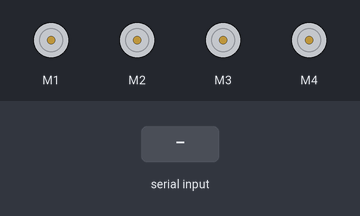
This sketch was run on a simulated Arduino Uno, built with avr-gcc and run on an emulated ATmega328P. Parts: 4 × DC motor (green arrow = forward, orange = backward, longer = faster). The test bench sets the inputs (shaded band).

Above: at 1.2 s.
1.3 s: "U" received over Serial
At 2.1 s:
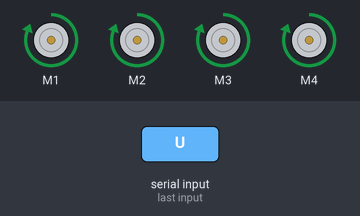
2.8 s: "D" received over Serial
At 3.2 s:
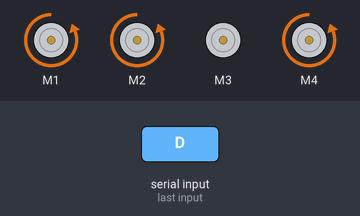
4.3 s: "L" received over Serial
At 5.5 s:
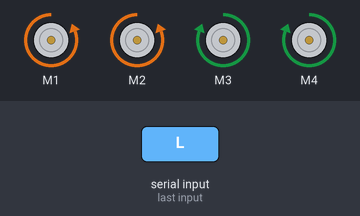
5.8 s: "R" received over Serial
At 6.7 s:
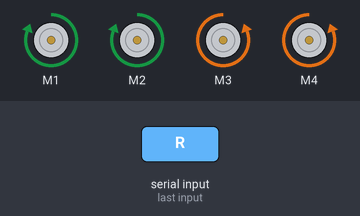
7.3 s: "1" received over Serial
At 7.9 s:
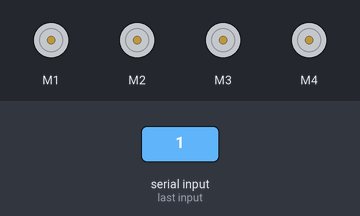
Timing chart, 0 to 9.8 s (numbered marks = the images above; inputs shaded):
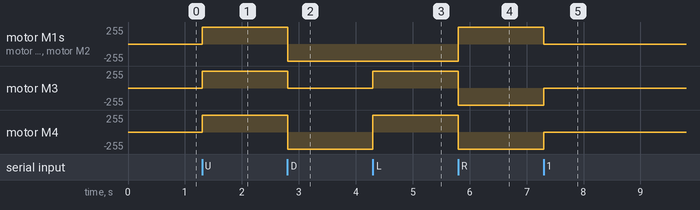

The sketch:

W45.ino
```cpp
#include <AFMotor.h>
#define sped 150

//initial motors pin
AF_DCMotor motor1(1);
AF_DCMotor motor2(2);
AF_DCMotor motor3(3);
AF_DCMotor motor4(4);

char command;

void setup()
{
  Serial.begin(9600);
}

void loop(){
  if(Serial.available() > 0){
    command = Serial.read();
    Stop();
    switch(command){
    case 'U':
      forward();
      break;
    case 'D':
       back();
      break;
    case 'L':
      left();
      break;
    case 'R':
      right();
      break;
    }
  }
}

void forward()
{
  motor1.setSpeed(255);
  motor1.run(FORWARD);
  motor2.setSpeed(255);
  motor2.run(FORWARD);
  motor3.setSpeed(255);
  motor3.run(FORWARD);
  motor4.setSpeed(255);
  motor4.run(FORWARD);
}

void back()
{
  motor1.setSpeed(255);
  motor1.run(BACKWARD);
  motor2.setSpeed(255);
  motor2.run(BACKWARD);
  motor3.run(BACKWARD);
  motor4.setSpeed(255);
  motor4.run(BACKWARD);
}

void left()
{
  motor1.setSpeed(255);
  motor1.run(BACKWARD);
  motor2.setSpeed(255);
  motor2.run(BACKWARD);
  motor3.setSpeed(255);
  motor3.run(FORWARD);
  motor4.setSpeed(255);
  motor4.run(FORWARD);
}

void right()
{
  motor1.setSpeed(255);
  motor1.run(FORWARD);
  motor2.setSpeed(255);
  motor2.run(FORWARD);
  motor3.setSpeed(255);
  motor3.run(BACKWARD);
  motor4.setSpeed(255);
  motor4.run(BACKWARD);
}

void Stop()
{
  motor1.setSpeed(0);
  motor1.run(RELEASE);
  motor2.setSpeed(0);
  motor2.run(RELEASE);
  motor3.setSpeed(0);
  motor3.run(RELEASE);
  motor4.setSpeed(0);
  motor4.run(RELEASE);
}
```

Measured:
- after the input at 1.3 s, motor M1–4: stopped → forward 255/255 at once
- after the input at 2.8 s, motor M1, motor M2, motor M4: forward 255/255 → backward 255/255 at once; motor M3: forward 255/255 → stopped at once
- after the input at 4.3 s, motor M3: stopped → forward 255/255 at once; motor M4: backward 255/255 → forward 255/255 at once
- after the input at 5.8 s, motor M1, motor M2: backward 255/255 → forward 255/255 at once; motor M3, motor M4: forward 255/255 → backward 255/255 at once
- after the input at 7.3 s, motor M1, motor M2: forward 255/255 → stopped at once; motor M3, motor M4: backward 255/255 → stopped at once
